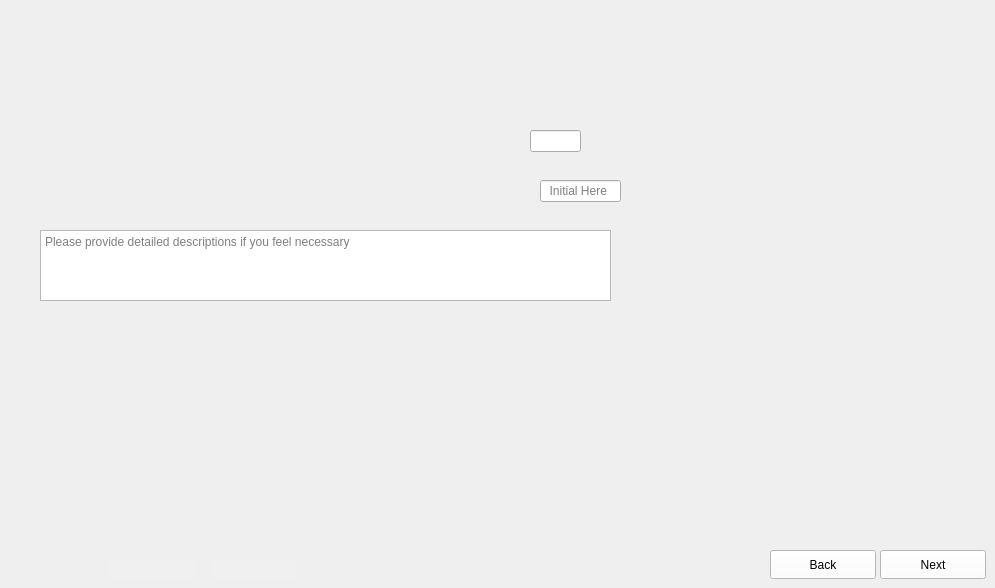
      <widget class="QWidget" name="Dice_Framing_Trench_Pattern_1">
       <property name="maximumSize">
        <size>
         <width>1024</width>
         <height>600</height>
        </size>
       </property>
       <property name="styleSheet">
        <string notr="true">border-image: url(:/images/images/Dice_Framing_Trench_Pattern_1.png);</string>
       </property>
       <widget class="QLineEdit" name="Dice_Framing_Trench_Pattern_1_Data1">
        <property name="geometry">
         <rect>
          <x>530</x>
          <y>130</y>
          <width>51</width>
          <height>22</height>
         </rect>
        </property>
        <property name="styleSheet">
         <string notr="true">border-image:None;</string>
        </property>
       </widget>
       <widget class="QLineEdit" name="Dice_Framing_Trench_Pattern_1_Data0">
        <property name="geometry">
         <rect>
          <x>540</x>
          <y>180</y>
          <width>81</width>
          <height>22</height>
         </rect>
        </property>
        <property name="styleSheet">
         <string notr="true">border-image:None;</string>
        </property>
        <property name="placeholderText">
         <string>  Initial Here</string>
        </property>
       </widget>
       <widget class="QTextEdit" name="Dice_Framing_Trench_Pattern_1_Comments">
        <property name="geometry">
         <rect>
          <x>40</x>
          <y>230</y>
          <width>571</width>
          <height>71</height>
         </rect>
        </property>
        <property name="styleSheet">
         <string notr="true">border-image:None;</string>
        </property>
        <property name="placeholderText">
         <string>Please provide detailed descriptions if you feel necessary </string>
        </property>
       </widget>
       <widget class="QLineEdit" name="Dice_Framing_Trench_Pattern_1_Initials">
        <property name="geometry">
         <rect>
          <x>210</x>
          <y>560</y>
          <width>86</width>
          <height>18</height>
         </rect>
        </property>
        <property name="styleSheet">
         <string notr="true">QLineEdit{
background-color: rgb(240, 240, 240);
border: none;
border-image:None;
}</string>
        </property>
       </widget>
       <widget class="QLineEdit" name="Dice_Framing_Trench_Pattern_1_Dates">
        <property name="geometry">
         <rect>
          <x>110</x>
          <y>560</y>
          <width>86</width>
          <height>18</height>
         </rect>
        </property>
        <property name="styleSheet">
         <string notr="true">QLineEdit{
background-color: rgb(240, 240, 240);
border: none;
border-image:None;
}</string>
        </property>
       </widget>
       <widget class="QPushButton" name="Dice_Framing_Trench_Pattern_1_Next">
        <property name="geometry">
         <rect>
          <x>880</x>
          <y>550</y>
          <width>106</width>
          <height>29</height>
         </rect>
        </property>
        <property name="styleSheet">
         <string notr="true">QPushButton{
background-color: rgb(255, 255, 255);
height: 35px;
border-image:None;
}
QPushButton::hover{
background-color: rgb(0, 0, 255);
}
QPushButton:pressed{
padding-top:7px;
padding-top:7px;
}</string>
        </property>
        <property name="text">
         <string>Next</string>
        </property>
       </widget>
       <widget class="QPushButton" name="Dice_Framing_Trench_Pattern_1_Back">
        <property name="geometry">
         <rect>
          <x>770</x>
          <y>550</y>
          <width>106</width>
          <height>29</height>
         </rect>
        </property>
        <property name="styleSheet">
         <string notr="true">QPushButton{
background-color: rgb(255, 255, 255);
height: 35px;
border-image:None;
}
QPushButton::hover{
background-color: rgb(0, 0, 255);
}
QPushButton:pressed{
padding-top:7px;
padding-top:7px;
}</string>
        </property>
        <property name="text">
         <string>Back</string>
        </property>
       </widget>
      </widget>
